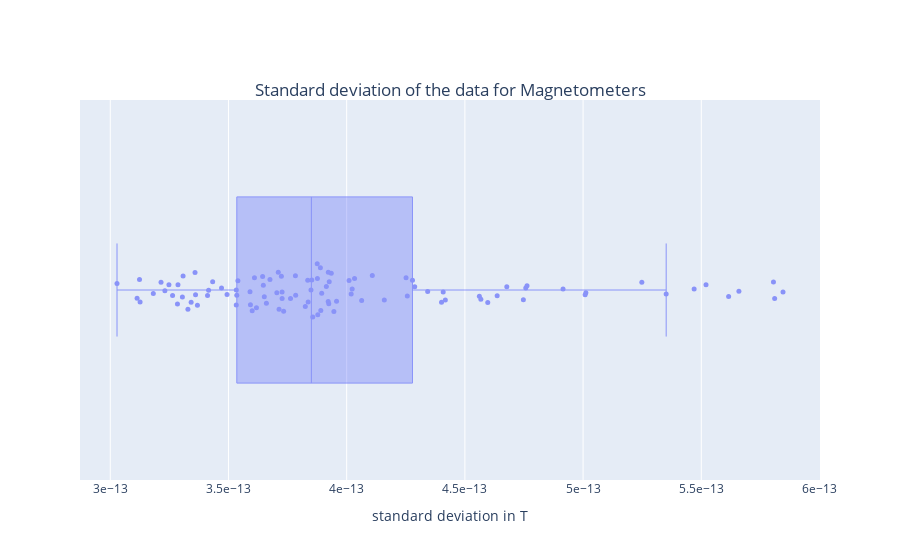

The cell this chart's notebook holds for it:
### Code cell
fig_m, fig_path_m=boxplot_std_hovering_plotly(std_data=rmse_mags, tit='Magnetometers', channel_names=mags, sid='1')

### Figure 1 — Plotly figure (JSON) as saved in the notebook; plotly's stock layout.template omitted (floating-point values rounded to 4 significant figures)
{"data": [{"boxpoints": "all", "hovertemplate": "%{text}<br>STD: %{x: .0f}", "line": {"width": 1}, "marker": {"size": 5}, "name": "", "opacity": 0.7, "pointpos": 0, "text": ["MEG0111", "MEG0121", "MEG0131", "MEG0141", "MEG0211", "MEG0221", "MEG0231", "MEG0241", "MEG0311", "MEG0321", "MEG0331", "MEG0341", "MEG0411", "MEG0421", "MEG0431", "MEG0441", "MEG0511", "MEG0521", "MEG0531", "MEG0541", "MEG0611", "MEG0621", "MEG0631", "MEG0641", "MEG0711", "MEG0721", "MEG0731", "MEG0741", "MEG0811", "MEG0821", "MEG0911", "MEG0921", "MEG0931", "MEG0941", "MEG1011", "MEG1021", "MEG1031", "MEG1041", "MEG1111", "MEG1121", "MEG1131", "MEG1141", "MEG1211", "MEG1221", "MEG1231", "MEG1241", "MEG1311", "MEG1321", "MEG1331", "MEG1341", "MEG1411", "MEG1421", "MEG1431", "MEG1441", "MEG1511", "MEG1521", "MEG1531", "MEG1541", "MEG1611", "MEG1621", "MEG1631", "MEG1641", "MEG1711", "MEG1721", "MEG1731", "MEG1741", "MEG1811", "MEG1821", "MEG1831", "MEG1841", "MEG1911", "MEG1921", "MEG1931", "MEG1941", "MEG2011", "MEG2021", "MEG2031", "MEG2041", "MEG2111", "MEG2121", "MEG2131", "MEG2141", "MEG2211", "MEG2221", "MEG2231", "MEG2241", "MEG2311", "MEG2321", "MEG2331", "MEG2341", "MEG2411", "MEG2421", "MEG2431", "MEG2441", "MEG2511", "MEG2521", "MEG2531", "MEG2541", "MEG2611", "MEG2621", "MEG2631", "MEG2641"], "type": "box", "x": [4.637e-13, 4.256e-13, 3.922e-13, 4.343e-13, 3.411e-13, 3.215e-13, 3.264e-13, 3.433e-13, 3.124e-13, 3.182e-13, 3.248e-13, 3.416e-13, 3.286e-13, 3.54e-13, 3.471e-13, 3.284e-13, 3.029e-13, 3.114e-13, 3.369e-13, 3.126e-13, 3.676e-13, 3.926e-13, 3.835e-13, 3.714e-13, 3.724e-13, 3.894e-13, 3.727e-13, 3.647e-13, 3.305e-13, 3.535e-13, 3.359e-13, 3.494e-13, 3.652e-13, 3.591e-13, 3.825e-13, 3.935e-13, 4.01e-13, 3.946e-13, 3.957e-13, 3.924e-13, 3.876e-13, 3.922e-13, 3.705e-13, 3.889e-13, 3.733e-13, 3.914e-13, 3.837e-13, 4.063e-13, 4.019e-13, 3.857e-13, 4.915e-13, 5.805e-13, 5.616e-13, 4.758e-13, 3.618e-13, 3.727e-13, 4.401e-13, 4.251e-13, 3.533e-13, 3.328e-13, 3.342e-13, 3.66e-13, 4.747e-13, 4.033e-13, 4.408e-13, 5.249e-13, 3.231e-13, 3.361e-13, 3.533e-13, 3.308e-13, 3.61e-13, 4.108e-13, 4.561e-13, 3.875e-13, 3.6e-13, 3.644e-13, 3.878e-13, 3.849e-13, 4.288e-13, 5.009e-13, 5.81e-13, 5.352e-13, 3.783e-13, 3.762e-13, 3.711e-13, 3.593e-13, 3.891e-13, 4.278e-13, 5.012e-13, 4.417e-13, 3.784e-13, 4.023e-13, 4.159e-13, 3.852e-13, 4.763e-13, 4.677e-13, 5.659e-13, 5.846e-13, 4.597e-13, 5.47e-13, 5.52e-13, 4.568e-13]}], "layout": {"title": {"text": "Standard deviation of the data for Magnetometers", "x": 0.5, "xanchor": "center", "y": 0.85, "yanchor": "top"}, "xaxis": {"exponentformat": "e", "showexponent": "all", "title": {"text": "standard deviation in T"}}, "yaxis": {"showticklabels": false, "visible": false}}}
